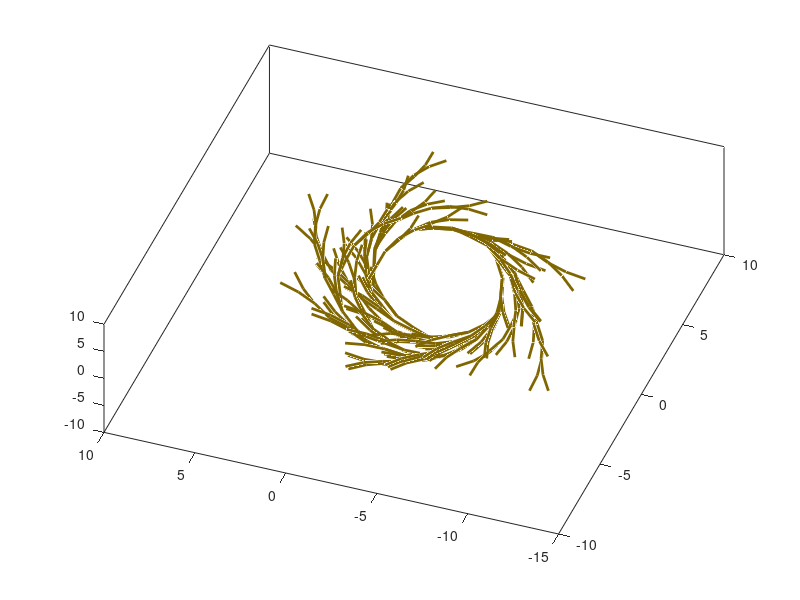

The MATLAB script that drew this image:

%
%L-system
%2D

clear all
clf

%starting seed
axiom = 'F';

%number of repititions
nReps = 3;

%Rules--
rule(1).before = 'F';
rule(1).after = 'FF-[-F+F+F]-[^\F-F-F&/]'; %'F[-&\G][\++&G]||F[--&/G][+&G]';

rule(2).before = 'G';
rule(2).after = 'G';%                       'F[+G][-G]F[+G][-G]FG' ;

nRules = length(rule);

%angle: 
%    *  "+": Turn left by angle Delta, Using rotation matrix R_U(Delta).
 %   * "-" : Turn right by angle Delta, Using rotation matrix R_U(-Delta).
 %   * "&" : Pitch down by angle Delta, Using rotation matrix R_L(Delta).
  %  * "+" : Pitch up by angle Delta, Using rotation matrix R_L(-Delta).
  %  * "<" : Roll left by angle Delta, Using rotation matrix R_H(Delta).
 %   * ">" : Roll right by angle Delta, Using rotation matrix R_H(-Delta).
 %   * " | " : Turn around, Using rotation matrix R_H(180).
 
a = 10; %degrees 22.5

%Init the turtle
xT = 0;
yT = 0;
zT = 0;
hT = [1 0 0];
lT = [0 1 0];
uT = [0 0 1];

a = deg2rad(a) ; %convert to radians

%turn left-right matrix
Rup = [    cos(a) sin(a) 0;...
           -sin(a) cos(a) 0; ...
           0       0      1];
       
Rum = [    cos(-a) sin(-a) 0;...
           -sin(-a) cos(-a) 0; ...
            0       0      1];
       
 %pitch up-down
 Rlp = [ cos(a) 0  -sin(a) ;...
           0          1     0; ...
         sin(a)    0   cos(a)];
 
 Rlm = [    cos(-a) 0  -sin(-a) ;...
        0          1     0; ...
         sin(-a)    0   cos(-a)];
 
%roll left/right 
Rhp = [  1     0     0; ...   
        0 cos(a) -sin(a) ;...
        0 sin(a)  cos(a) ] ;

Rhm = [  1     0     0; ...   
        0 cos(-a) -sin(-a) ;...
        0 sin(-a)  cos(-a) ] ;

%back up
Rbk = [    cos(pi) sin(pi) 0;...
           -sin(pi) cos(pi) 0; ...
           0       0      1];
 
%length of the line segments corresponding to the symbols F and G
lenF = 1;
lenG = .75;

%make the string
for i=1:nReps
    
    %one character/cell, with indexes the same as original axiom string
    axiomINcells = cellstr(axiom'); 
    
    for j=1:nRules
        %the indexes of each 'before' string
        hit = strfind(axiom, rule(j).before);
        if (length(hit)>=1)
            for k=hit
                axiomINcells{k} = rule(j).after;
            end
        end
    end
    %now convert individual cells back to a string
    axiom=[];
    for j=1:length(axiomINcells)
        axiom = [axiom, axiomINcells{j}];
    end
end

% Now draw the string as turtle graphics
%Upper case (e.g. F or G) causes a line to be drawn in the current direction of the turtle
%Lower case causes a move with no draw
%angle +operator means turn left; -operator means turn right


%init the turtle stack
stkPtr = 1;

%set(gca,'xlim', [-5 5], 'ylim', [-5 5]);
hold on

for i=1:length(axiom)
    cmdT = axiom(i);
    switch cmdT
    case 'F'
        newxT = xT + lenF*hT(1);
        newyT = yT + lenF*hT(2);
        newzT = yT + lenF*hT(3);
        line([xT newxT],[yT newyT],[zT newzT], 'color',[.5 .4 0], 'linewidth',2);
        xT = newxT;
        yT = newyT;
        zT = newzT;
    case 'G'
        newxT = xT + lenG*hT(1);
        newyT = yT + lenG*hT(2);
        newzT = yT + lenG*hT(3);
        line([xT newxT],[yT newyT],[zT newzT], 'color',[0 1 0], 'linewidth',2);
        xT = newxT;
        yT = newyT;
        zT = newzT;
        
    case '+'
        hT = hT * Rup;
        lT = lT * Rup;
        uT = uT * Rup;
    case '-'
        hT = hT * Rum;
        lT = lT * Rum;
        uT = uT * Rum;
        
    case '&'
        hT = hT * Rlp;
        lT = lT * Rlp;
        uT = uT * Rlp;
    case '^'
        hT = hT * Rlm;
        lT = lT * Rlm;
        uT = uT * Rlm;
        
    case '\'
        hT = hT * Rhp;
        lT = lT * Rhp;
        uT = uT * Rhp;
    case '/'
        hT = hT * Rhm;
        lT = lT * Rhm;
        uT = uT * Rhm;
        
    case '|'
        hT = hT * Rbk;
        lT = lT * Rbk;
        uT = uT * Rbk;

    case '[' %push the stack
        stack(stkPtr).xT = xT ;
        stack(stkPtr).yT = yT ;
        stack(stkPtr).zT = zT ;
        stack(stkPtr).hT = hT ;
        stack(stkPtr).lT = lT ;
        stack(stkPtr).uT = uT ;
        stkPtr = stkPtr +1 ;
    case ']' %pop the stack
        stkPtr = stkPtr -1 ;
        xT = stack(stkPtr).xT ;
        yT = stack(stkPtr).yT ;
        zT = stack(stkPtr).zT ;
        hT = stack(stkPtr).hT ;
        lT = stack(stkPtr).lT ;
        uT = stack(stkPtr).uT ;
    otherwise
        disp('error')
        return
    end
    %drawnow
end
view(-70,70)
box on
rotate3d on





